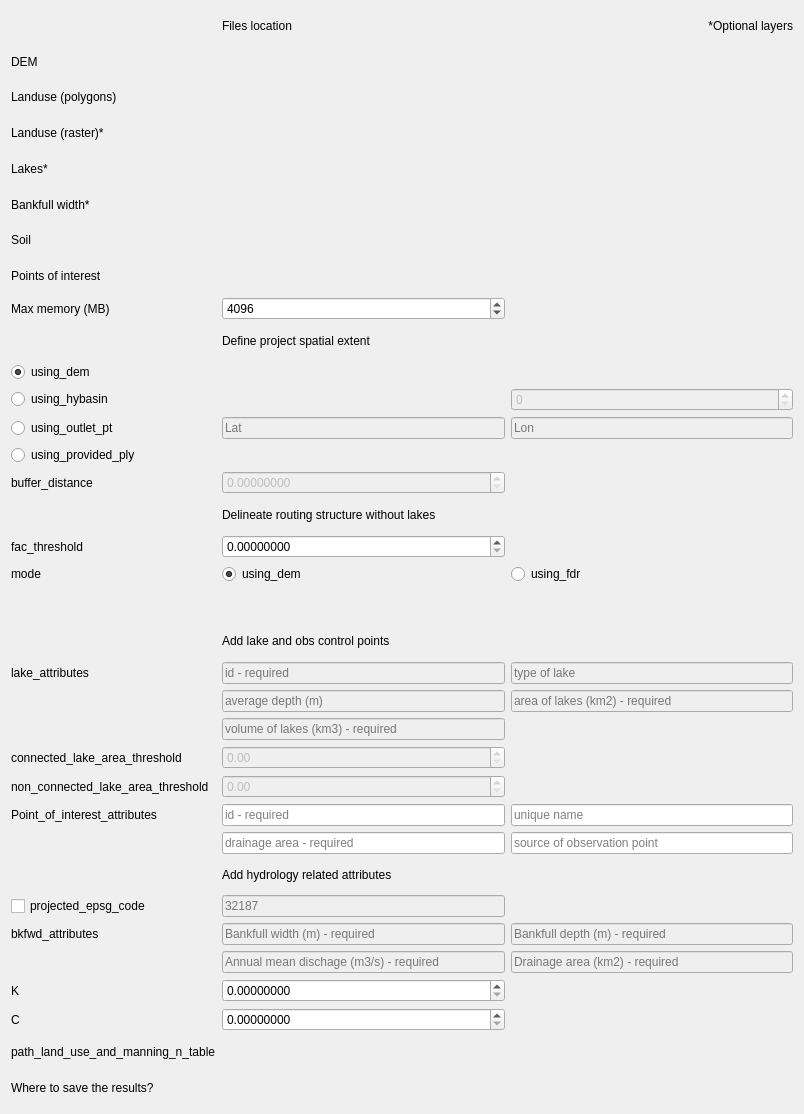
           <widget class="QWidget" name="scrollAreaWidgetContents">
            <property name="geometry">
             <rect>
              <x>0</x>
              <y>0</y>
              <width>804</width>
              <height>1114</height>
             </rect>
            </property>
            <layout class="QGridLayout" name="gridLayout_6">
             <item row="18" column="2">
              <widget class="QRadioButton" name="rb_fdr">
               <property name="text">
                <string>using_fdr</string>
               </property>
               <attribute name="buttonGroup">
                <string notr="true">buttonGroup_2</string>
               </attribute>
              </widget>
             </item>
             <item row="26" column="0">
              <widget class="QLabel" name="label_53">
               <property name="text">
                <string>non_connected_lake_area_threshold</string>
               </property>
              </widget>
             </item>
             <item row="13" column="0">
              <widget class="QRadioButton" name="rb_outletpt">
               <property name="toolTip">
                <string>the extent is defined by the watershed generated from input dem and the watershed outlet coordinates</string>
               </property>
               <property name="text">
                <string>using_outlet_pt</string>
               </property>
               <attribute name="buttonGroup">
                <string notr="true">buttonGroup</string>
               </attribute>
              </widget>
             </item>
             <item row="10" column="1">
              <widget class="QLabel" name="label_44">
               <property name="text">
                <string>Define project spatial extent</string>
               </property>
              </widget>
             </item>
             <item row="36" column="0">
              <widget class="QLabel" name="label_36">
               <property name="text">
                <string>Where to save the results?</string>
               </property>
              </widget>
             </item>
             <item row="9" column="0">
              <widget class="QLabel" name="label_49">
               <property name="toolTip">
                <string>The maximum RAM that BasinMaker will be allowed to use</string>
               </property>
               <property name="text">
                <string>Max memory (MB)</string>
               </property>
              </widget>
             </item>
             <item row="34" column="1">
              <widget class="QDoubleSpinBox" name="spin_ccoef">
               <property name="enabled">
                <bool>true</bool>
               </property>
               <property name="decimals">
                <number>8</number>
               </property>
               <property name="maximum">
                <double>99999.999999000006937</double>
               </property>
              </widget>
             </item>
             <item row="30" column="1">
              <widget class="QLineEdit" name="txt_epsgcode">
               <property name="enabled">
                <bool>false</bool>
               </property>
               <property name="placeholderText">
                <string>32187</string>
               </property>
              </widget>
             </item>
             <item row="25" column="0">
              <widget class="QLabel" name="label_52">
               <property name="text">
                <string>connected_lake_area_threshold</string>
               </property>
              </widget>
             </item>
             <item row="13" column="2">
              <widget class="QLineEdit" name="txt_outletlon">
               <property name="enabled">
                <bool>false</bool>
               </property>
               <property name="placeholderText">
                <string>Lon</string>
               </property>
              </widget>
             </item>
             <item row="2" column="1">
              <widget class="QgsFileWidget" name="file_dem">
               <property name="focusPolicy">
                <enum>Qt::StrongFocus</enum>
               </property>
              </widget>
             </item>
             <item row="31" column="2">
              <widget class="QLineEdit" name="txt_bankfulldepth">
               <property name="enabled">
                <bool>false</bool>
               </property>
               <property name="placeholderText">
                <string>Bankfull depth (m) - required</string>
               </property>
              </widget>
             </item>
             <item row="31" column="1">
              <widget class="QLineEdit" name="txt_bankfullwidth">
               <property name="enabled">
                <bool>false</bool>
               </property>
               <property name="placeholderText">
                <string>Bankfull width (m) - required</string>
               </property>
              </widget>
             </item>
             <item row="5" column="0">
              <widget class="QLabel" name="label_39">
               <property name="text">
                <string>Lakes*</string>
               </property>
              </widget>
             </item>
             <item row="5" column="1">
              <widget class="QgsFileWidget" name="file_lakes">
               <property name="focusPolicy">
                <enum>Qt::TabFocus</enum>
               </property>
               <property name="filter">
                <string>*.shp</string>
               </property>
              </widget>
             </item>
             <item row="3" column="0">
              <widget class="QLabel" name="label_35">
               <property name="text">
                <string>Landuse (polygons)</string>
               </property>
              </widget>
             </item>
             <item row="12" column="0">
              <widget class="QRadioButton" name="rb_modehybasin">
               <property name="toolTip">
                <string>the extent is defined by subbasins that are drainage to the provided watershed outlet subbasins ID in HydroBASINS product</string>
               </property>
               <property name="text">
                <string>using_hybasin</string>
               </property>
               <attribute name="buttonGroup">
                <string notr="true">buttonGroup</string>
               </attribute>
              </widget>
             </item>
             <item row="28" column="2">
              <widget class="QLineEdit" name="txt_poisource">
               <property name="enabled">
                <bool>true</bool>
               </property>
               <property name="placeholderText">
                <string>source of observation point</string>
               </property>
              </widget>
             </item>
             <item row="26" column="1">
              <widget class="QDoubleSpinBox" name="spin_nonconlakearea">
               <property name="enabled">
                <bool>false</bool>
               </property>
               <property name="maximum">
                <double>1000000.000000000000000</double>
               </property>
              </widget>
             </item>
             <item row="8" column="1">
              <widget class="QgsFileWidget" name="file_pointsinterest">
               <property name="focusPolicy">
                <enum>Qt::TabFocus</enum>
               </property>
               <property name="filter">
                <string>*.shp</string>
               </property>
              </widget>
             </item>
             <item row="7" column="0">
              <widget class="QLabel" name="label_41">
               <property name="text">
                <string>Soil</string>
               </property>
              </widget>
             </item>
             <item row="14" column="0">
              <widget class="QRadioButton" name="rb_providedply">
               <property name="toolTip">
                <string>the extent of provided polygon is used</string>
               </property>
               <property name="text">
                <string>using_provided_ply</string>
               </property>
               <attribute name="buttonGroup">
                <string notr="true">buttonGroup</string>
               </attribute>
              </widget>
             </item>
             <item row="25" column="1">
              <widget class="QDoubleSpinBox" name="spin_conlakearea">
               <property name="enabled">
                <bool>false</bool>
               </property>
               <property name="maximum">
                <double>1000000.000000000000000</double>
               </property>
              </widget>
             </item>
             <item row="17" column="0">
              <widget class="QLabel" name="label_47">
               <property name="toolTip">
                <string>flow accumulation thresthold</string>
               </property>
               <property name="text">
                <string>fac_threshold</string>
               </property>
              </widget>
             </item>
             <item row="6" column="0">
              <widget class="QLabel" name="label_40">
               <property name="text">
                <string>Bankfull width*</string>
               </property>
              </widget>
             </item>
             <item row="33" column="1">
              <widget class="QDoubleSpinBox" name="spin_kcoef">
               <property name="enabled">
                <bool>true</bool>
               </property>
               <property name="decimals">
                <number>8</number>
               </property>
               <property name="maximum">
                <double>99999.999999000006937</double>
               </property>
              </widget>
             </item>
             <item row="30" column="0">
              <widget class="QCheckBox" name="chk_epsgcode">
               <property name="layoutDirection">
                <enum>Qt::LeftToRight</enum>
               </property>
               <property name="text">
                <string>projected_epsg_code</string>
               </property>
              </widget>
             </item>
             <item row="35" column="0">
              <widget class="QLabel" name="label_60">
               <property name="text">
                <string>path_land_use_and_manning_n_table</string>
               </property>
              </widget>
             </item>
             <item row="29" column="1">
              <widget class="QLabel" name="label_55">
               <property name="text">
                <string>Add hydrology related attributes</string>
               </property>
              </widget>
             </item>
             <item row="28" column="1">
              <widget class="QLineEdit" name="txt_poidrainarea">
               <property name="enabled">
                <bool>true</bool>
               </property>
               <property name="placeholderText">
                <string>drainage area - required</string>
               </property>
              </widget>
             </item>
             <item row="4" column="1">
              <widget class="QgsFileWidget" name="file_landuserast">
               <property name="focusPolicy">
                <enum>Qt::TabFocus</enum>
               </property>
              </widget>
             </item>
             <item row="17" column="1">
              <widget class="QDoubleSpinBox" name="spin_facthreshold">
               <property name="enabled">
                <bool>true</bool>
               </property>
               <property name="toolTip">
                <string/>
               </property>
               <property name="decimals">
                <number>8</number>
               </property>
               <property name="maximum">
                <double>999999999.999989986419678</double>
               </property>
              </widget>
             </item>
             <item row="22" column="0">
              <widget class="QLabel" name="label_51">
               <property name="text">
                <string>lake_attributes</string>
               </property>
              </widget>
             </item>
             <item row="15" column="0">
              <widget class="QLabel" name="label_45">
               <property name="text">
                <string>buffer_distance</string>
               </property>
              </widget>
             </item>
             <item row="35" column="1">
              <widget class="QgsFileWidget" name="file_landusemanning">
               <property name="enabled">
                <bool>false</bool>
               </property>
               <property name="focusPolicy">
                <enum>Qt::TabFocus</enum>
               </property>
               <property name="filter">
                <string>*.csv</string>
               </property>
              </widget>
             </item>
             <item row="13" column="1">
              <widget class="QLineEdit" name="txt_outletlat">
               <property name="enabled">
                <bool>false</bool>
               </property>
               <property name="placeholderText">
                <string>Lat</string>
               </property>
              </widget>
             </item>
             <item row="14" column="1">
              <widget class="QgsFileWidget" name="file_providedply">
               <property name="enabled">
                <bool>false</bool>
               </property>
               <property name="focusPolicy">
                <enum>Qt::TabFocus</enum>
               </property>
               <property name="toolTip">
                <string>path_to_spatial_extent_polygon</string>
               </property>
               <property name="filter">
                <string>*.shp</string>
               </property>
              </widget>
             </item>
             <item row="32" column="2">
              <widget class="QLineEdit" name="txt_bankfulldrainarea">
               <property name="enabled">
                <bool>false</bool>
               </property>
               <property name="placeholderText">
                <string>Drainage area (km2) - required</string>
               </property>
              </widget>
             </item>
             <item row="22" column="2">
              <widget class="QLineEdit" name="txt_laketype">
               <property name="enabled">
                <bool>false</bool>
               </property>
               <property name="placeholderText">
                <string>type of lake</string>
               </property>
              </widget>
             </item>
             <item row="18" column="1">
              <widget class="QRadioButton" name="rb_dem">
               <property name="text">
                <string>using_dem</string>
               </property>
               <property name="checked">
                <bool>true</bool>
               </property>
               <attribute name="buttonGroup">
                <string notr="true">buttonGroup_2</string>
               </attribute>
              </widget>
             </item>
             <item row="3" column="1">
              <widget class="QgsFileWidget" name="file_landusepoly">
               <property name="focusPolicy">
                <enum>Qt::StrongFocus</enum>
               </property>
               <property name="filter">
                <string>*.shp</string>
               </property>
              </widget>
             </item>
             <item row="31" column="0">
              <widget class="QLabel" name="label_56">
               <property name="text">
                <string>bkfwd_attributes</string>
               </property>
              </widget>
             </item>
             <item row="21" column="1">
              <widget class="QLabel" name="label_50">
               <property name="text">
                <string>Add lake and obs control points</string>
               </property>
              </widget>
             </item>
             <item row="7" column="1">
              <widget class="QgsFileWidget" name="file_soil">
               <property name="focusPolicy">
                <enum>Qt::TabFocus</enum>
               </property>
               <property name="filter">
                <string>*.shp</string>
               </property>
              </widget>
             </item>
             <item row="6" column="1">
              <widget class="QgsFileWidget" name="file_bankfullwidth">
               <property name="focusPolicy">
                <enum>Qt::TabFocus</enum>
               </property>
               <property name="filter">
                <string>*.shp</string>
               </property>
              </widget>
             </item>
             <item row="9" column="1">
              <widget class="QSpinBox" name="spin_ram">
               <property name="minimum">
                <number>524</number>
               </property>
               <property name="maximum">
                <number>64000</number>
               </property>
               <property name="singleStep">
                <number>2</number>
               </property>
               <property name="stepType">
                <enum>QAbstractSpinBox::DefaultStepType</enum>
               </property>
               <property name="value">
                <number>4096</number>
               </property>
               <property name="displayIntegerBase">
                <number>10</number>
               </property>
              </widget>
             </item>
             <item row="12" column="2">
              <widget class="QSpinBox" name="spin_hybasin">
               <property name="enabled">
                <bool>false</bool>
               </property>
               <property name="toolTip">
                <string>hydrobasin_id_of_watershed_outlet</string>
               </property>
               <property name="maximum">
                <number>99999999</number>
               </property>
              </widget>
             </item>
             <item row="16" column="1">
              <widget class="QLabel" name="label_46">
               <property name="text">
                <string>Delineate routing structure without lakes</string>
               </property>
              </widget>
             </item>
             <item row="23" column="1">
              <widget class="QLineEdit" name="txt_lakeavgdepth">
               <property name="enabled">
                <bool>false</bool>
               </property>
               <property name="placeholderText">
                <string>average depth (m)</string>
               </property>
              </widget>
             </item>
             <item row="1" column="1">
              <widget class="QLabel" name="label_43">
               <property name="lineWidth">
                <number>0</number>
               </property>
               <property name="midLineWidth">
                <number>0</number>
               </property>
               <property name="text">
                <string>Files location</string>
               </property>
              </widget>
             </item>
             <item row="11" column="0">
              <widget class="QRadioButton" name="rb_modedem">
               <property name="toolTip">
                <string>the extent of input dem is used</string>
               </property>
               <property name="text">
                <string>using_dem</string>
               </property>
               <property name="checked">
                <bool>true</bool>
               </property>
               <attribute name="buttonGroup">
                <string notr="true">buttonGroup</string>
               </attribute>
              </widget>
             </item>
             <item row="19" column="2">
              <widget class="QgsFileWidget" name="file_fdr">
               <property name="enabled">
                <bool>false</bool>
               </property>
               <property name="toolTip">
                <string>path of flow direction input dataset</string>
               </property>
              </widget>
             </item>
             <item row="15" column="1">
              <widget class="QDoubleSpinBox" name="spin_buffer">
               <property name="enabled">
                <bool>false</bool>
               </property>
               <property name="toolTip">
                <string>The unit is the same with the spatial unit of input DEM</string>
               </property>
               <property name="decimals">
                <number>8</number>
               </property>
               <property name="maximum">
                <double>999999.999990000040270</double>
               </property>
              </widget>
             </item>
             <item row="33" column="0">
              <widget class="QLabel" name="label_57">
               <property name="toolTip">
                <string>if k and c is provided, the path_bkfwidthdepth_polyline will not be used</string>
               </property>
               <property name="text">
                <string>K</string>
               </property>
              </widget>
             </item>
             <item row="27" column="0">
              <widget class="QLabel" name="label_54">
               <property name="text">
                <string>Point_of_interest_attributes</string>
               </property>
              </widget>
             </item>
             <item row="27" column="2">
              <widget class="QLineEdit" name="txt_poiname">
               <property name="enabled">
                <bool>true</bool>
               </property>
               <property name="placeholderText">
                <string>unique name</string>
               </property>
              </widget>
             </item>
             <item row="36" column="1">
              <widget class="QgsFileWidget" name="file_outputfolder">
               <property name="focusPolicy">
                <enum>Qt::TabFocus</enum>
               </property>
               <property name="storageMode">
                <enum>QgsFileWidget::GetDirectory</enum>
               </property>
              </widget>
             </item>
             <item row="4" column="0">
              <widget class="QLabel" name="label_59">
               <property name="text">
                <string>Landuse (raster)*</string>
               </property>
              </widget>
             </item>
             <item row="2" column="0">
              <widget class="QLabel" name="label_34">
               <property name="text">
                <string>DEM</string>
               </property>
              </widget>
             </item>
             <item row="27" column="1">
              <widget class="QLineEdit" name="txt_poiid">
               <property name="enabled">
                <bool>true</bool>
               </property>
               <property name="placeholderText">
                <string>id - required</string>
               </property>
              </widget>
             </item>
             <item row="1" column="2">
              <widget class="QLabel" name="label_61">
               <property name="text">
                <string>*Optional layers</string>
               </property>
               <property name="alignment">
                <set>Qt::AlignRight|Qt::AlignTrailing|Qt::AlignVCenter</set>
               </property>
              </widget>
             </item>
             <item row="32" column="1">
              <widget class="QLineEdit" name="txt_bankfulldischarge">
               <property name="enabled">
                <bool>false</bool>
               </property>
               <property name="placeholderText">
                <string>Annual mean dischage (m3/s) - required</string>
               </property>
              </widget>
             </item>
             <item row="8" column="0">
              <widget class="QLabel" name="label_42">
               <property name="toolTip">
                <string>path of the point shapefile that indicate points of interest,which can include different observation gauges</string>
               </property>
               <property name="text">
                <string>Points of interest</string>
               </property>
              </widget>
             </item>
             <item row="22" column="1">
              <widget class="QLineEdit" name="txt_lakeid">
               <property name="enabled">
                <bool>false</bool>
               </property>
               <property name="placeholderText">
                <string>id - required</string>
               </property>
              </widget>
             </item>
             <item row="34" column="0">
              <widget class="QLabel" name="label_58">
               <property name="toolTip">
                <string>if k and c is provided, the path_bkfwidthdepth_polyline will not be used</string>
               </property>
               <property name="text">
                <string>C</string>
               </property>
              </widget>
             </item>
             <item row="23" column="2">
              <widget class="QLineEdit" name="txt_lakearea">
               <property name="enabled">
                <bool>false</bool>
               </property>
               <property name="placeholderText">
                <string>area of lakes (km2) - required</string>
               </property>
              </widget>
             </item>
             <item row="12" column="1">
              <widget class="QgsFileWidget" name="file_hybasin">
               <property name="enabled">
                <bool>false</bool>
               </property>
               <property name="focusPolicy">
                <enum>Qt::TabFocus</enum>
               </property>
               <property name="toolTip">
                <string>path_to_hydrobasin_polygon</string>
               </property>
               <property name="filter">
                <string>*.shp</string>
               </property>
              </widget>
             </item>
             <item row="18" column="0">
              <widget class="QLabel" name="label_48">
               <property name="text">
                <string>mode</string>
               </property>
              </widget>
             </item>
             <item row="24" column="1">
              <widget class="QLineEdit" name="txt_lakevol">
               <property name="enabled">
                <bool>false</bool>
               </property>
               <property name="placeholderText">
                <string>volume of lakes (km3) - required</string>
               </property>
              </widget>
             </item>
            </layout>
           </widget>
